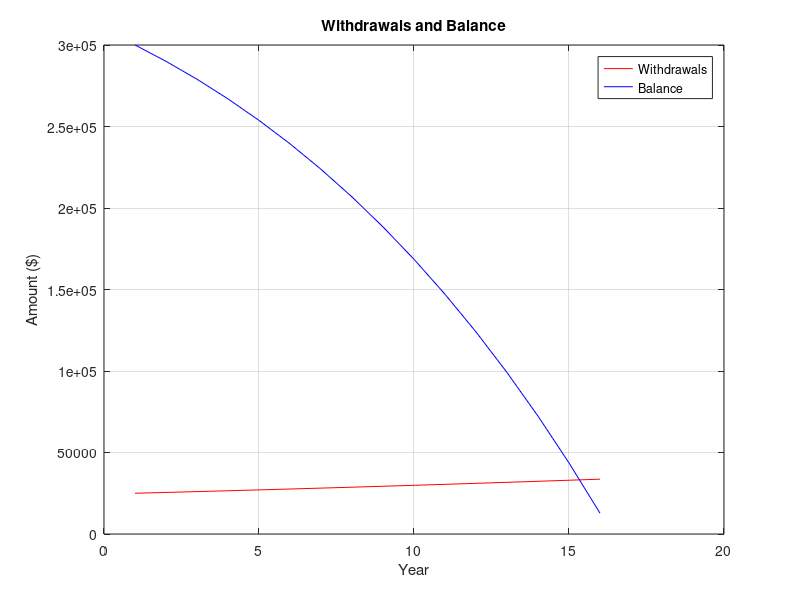

Reproduce this figure in MATLAB.
% bank account

b = 300000; w = 25000; r = 0.05; inf = 0.02; y = 0;
while b > 0
    y = y + 1; 
    b = b * (1 + r) - w; % Update balance after interest & withdrawal
    B(y) = b;            % Store balance
    W(y) = w;            % Store withdrawal
    w = w * (1 + inf);   % Adjust withdrawal for inflation
end
plot(1:y, W, 'r', 1:y, [300000 B(1:end-1)], 'b');    % withdrawals % balance
xlabel('Year'); ylabel('Amount ($)'); grid on;
legend('Withdrawals', 'Balance'); title('Withdrawals and Balance');